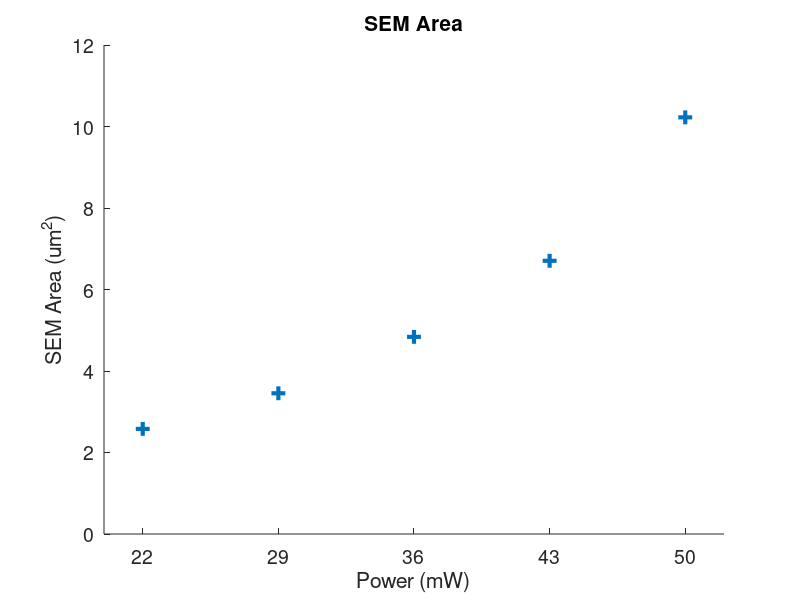

This chart was generated by the following MATLAB code: (Note: this script raises an error after producing the figure.)
clear ; clc ; close all ; 

SEMData = [ 22 29 36 43 50 ; 2.5794 3.4535 4.8379 6.7046 10.2241]' ;

fig1 = figure('units', 'inches', 'Position', [ 13.5, 5, 4, 5 ]); hold on;
plot(SEMData(:,1), SEMData(:,2), '+','linewidth', 3, 'MarkerSize', 10)  ; 
yticks(round(linspace(0,12,7))) ;
ylim([0 12]) ; 
xticks([22 29 36 43 50]) ;
xlim([20 52]) ; 
set(gca, 'FontSize', 14) ;
ylabel('SEM Area (um^2)');
title('SEM Area', 'FontSize', 15, 'FontWeight', 'bold');
xlabel('Power (mW)')
ax = gca;
ax.Box = 'on';  % Turn on the box
set(ax, 'BoxStyle', 'full');  % Ensure the box is drawn on all sides
ax.LineWidth = 1.25 ; % Increase the axis line width
ax.TickLength = [0.01 0.01]; % Increase the length of the tick marks
grid on ;
    